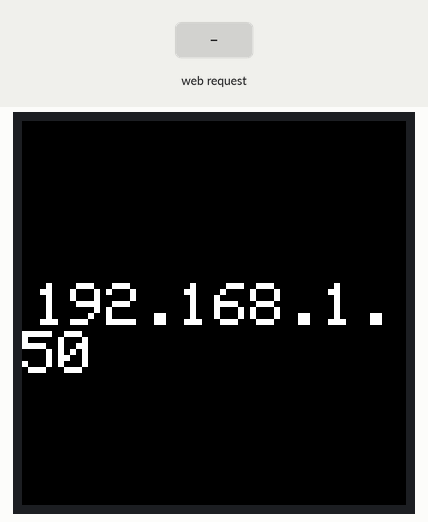
A sketch run on a simulated ESP32. On the bench: 64×64 colour display. Inputs (shaded band) come from the test bench. WiFi joins after 1.5 s; servers stay silent unless stated; EEPROM starts erased.

Above: at 2.7 s.
2.8 s: HTTP request GET /clear received
Timing chart, 0 to 5.8 s (numbered marks = the images above; inputs shaded):
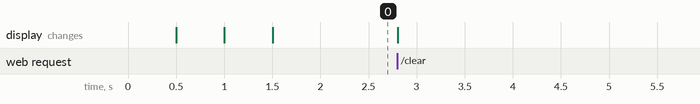

The sketch:

ESP32-Matrix-Controller.ino
```cpp
#include <ArduinoJson.h>
#include <Preferences.h>
#include <WiFi.h>
#include <ESPAsyncWebServer.h>
#include <Adafruit_GFX.h>
#include <ESP32-HUB75-MatrixPanel-I2S-DMA.h>

#define R1_PIN 25
#define G1_PIN 27
#define B1_PIN 26
#define R2_PIN 14
#define G2_PIN 13
#define B2_PIN 12
#define A_PIN 23
#define B_PIN 22
#define C_PIN 5
#define D_PIN 17
#define E_PIN 21
#define LAT_PIN 4
#define OE_PIN 15
#define CLK_PIN 16

HUB75_I2S_CFG::i2s_pins pins = {R1_PIN, G1_PIN, B1_PIN, R2_PIN, G2_PIN, B2_PIN, A_PIN, B_PIN, C_PIN, D_PIN, E_PIN, LAT_PIN, OE_PIN, CLK_PIN};
HUB75_I2S_CFG mxconfig(64, 64, 1, pins);
MatrixPanel_I2S_DMA *display = nullptr;

Preferences preferences;

AsyncWebServer server(80);

uint8_t *buffer;
size_t cursor;

void setup()
{
    Serial.begin(115200);

    // display initialization
    mxconfig.clkphase = false;
    mxconfig.latch_blanking = 4;
    mxconfig.i2sspeed = HUB75_I2S_CFG::HZ_10M;
    display = new MatrixPanel_I2S_DMA(mxconfig);
    display->begin();
    display->setBrightness8(40);
    display->clearScreen();

    // load flash
    preferences.begin("display", false);

    // connect to network
    preferences.getString("password").length() == 0 ? WiFi.begin(preferences.getString("ssid").c_str()) : WiFi.begin(preferences.getString("ssid").c_str(), preferences.getString("password").c_str());

    display->setCursor(2, 24);
    display->print("Connecting");

    for (int i = 0; i < 30; i++)
    {
        if (WiFi.status() != WL_CONNECTED)
        {
            delay(500);                                       // 15s to connect
            display->fillRect(2 + (i * 2), 34, 2, 2, 0xFFFF); // progress bar
        }
    }

    // allow user to connect to wifi
    if (WiFi.status() != WL_CONNECTED)
    {
        display->clearScreen();
        display->setCursor(0, 4);
        display->print("Connect to\nMATRIX32\nand visit\n192.168.4.1\nfor WiFi\nsetup");

        WiFi.disconnect();
        WiFi.softAP("MATRIX32");

        server.on("/", [](AsyncWebServerRequest *request)
                  {
            if (request->hasArg("ssid"))
                preferences.putString("ssid", request->arg("ssid"));
            if (request->hasArg("password"))
                preferences.putString("password", request->arg("password"));

            request->send(200, "text/html", "<html><body><form><input name=\"ssid\" type=\"text\" placeholder=\"SSID\" value=\"" +
                preferences.getString("ssid") + "\"><input name=\"password\" placeholder=\"Password\" type=\"text\"><input type=\"submit\"></form></body></html>");

            if (request->args() > 0)
                ESP.restart(); });

        server.begin();

        while (true)
            ;
    }

    // show ip address to allow user to control ESP32 online
    IPAddress addr = WiFi.localIP();
    WiFi.setHostname("MATRIX32");

    // image upload & test setting
    server.on(
        "/upload", HTTP_POST, [](AsyncWebServerRequest *request)
        { request->send(200); },
        [](AsyncWebServerRequest *request, String filename, size_t index, uint8_t *data, size_t len, bool final)
        {
            if (!index)
            {
                if (buffer != NULL)
                    free(buffer);
                buffer = (uint8_t *)malloc(request->contentLength());
            }

            memcpy(buffer + index, data, len);

            if (final)
            {
                display->drawRGBBitmap(0, 0, (uint16_t *) buffer, 64, 64);
                request->send(200);

                free(buffer);
                buffer = NULL;
            }
        });

    server.on("/clear", [](AsyncWebServerRequest *request){
        display->clearScreen();
        request->send(200);
    });

    server.begin();

    display->clearScreen();
    display->setCursor(2, 27);
    display->printf("%d.%d.%d.%d", addr[0], addr[1], addr[2], addr[3]);
}

void loop()
{
}
```
